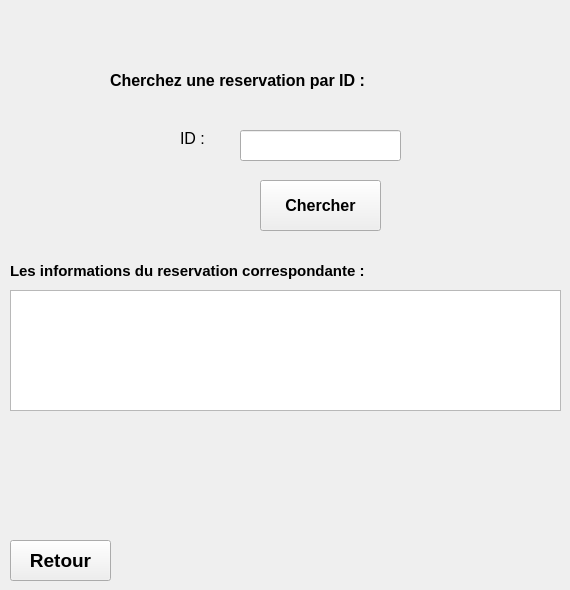
      <widget class="QWidget" name="page_10">
       <widget class="QLabel" name="label_48">
        <property name="geometry">
         <rect>
          <x>180</x>
          <y>130</y>
          <width>55</width>
          <height>16</height>
         </rect>
        </property>
        <property name="font">
         <font>
          <pointsize>12</pointsize>
         </font>
        </property>
        <property name="text">
         <string>ID :</string>
        </property>
       </widget>
       <widget class="QLabel" name="label_49">
        <property name="geometry">
         <rect>
          <x>110</x>
          <y>60</y>
          <width>371</width>
          <height>41</height>
         </rect>
        </property>
        <property name="font">
         <font>
          <pointsize>12</pointsize>
          <weight>75</weight>
          <bold>true</bold>
         </font>
        </property>
        <property name="text">
         <string>Cherchez une reservation par ID :</string>
        </property>
       </widget>
       <widget class="QTableView" name="tableView_5">
        <property name="geometry">
         <rect>
          <x>10</x>
          <y>290</y>
          <width>551</width>
          <height>121</height>
         </rect>
        </property>
       </widget>
       <widget class="QLineEdit" name="lineEdit_18">
        <property name="geometry">
         <rect>
          <x>240</x>
          <y>130</y>
          <width>161</width>
          <height>31</height>
         </rect>
        </property>
       </widget>
       <widget class="QPushButton" name="pushButton_23">
        <property name="geometry">
         <rect>
          <x>260</x>
          <y>180</y>
          <width>121</width>
          <height>51</height>
         </rect>
        </property>
        <property name="font">
         <font>
          <pointsize>12</pointsize>
          <weight>75</weight>
          <bold>true</bold>
         </font>
        </property>
        <property name="text">
         <string>Chercher</string>
        </property>
       </widget>
       <widget class="QLabel" name="label_50">
        <property name="geometry">
         <rect>
          <x>10</x>
          <y>250</y>
          <width>551</width>
          <height>41</height>
         </rect>
        </property>
        <property name="font">
         <font>
          <pointsize>11</pointsize>
          <weight>75</weight>
          <bold>true</bold>
         </font>
        </property>
        <property name="text">
         <string>Les informations du reservation correspondante :</string>
        </property>
       </widget>
       <widget class="QLabel" name="label_54">
        <property name="geometry">
         <rect>
          <x>150</x>
          <y>460</y>
          <width>311</width>
          <height>16</height>
         </rect>
        </property>
        <property name="font">
         <font>
          <pointsize>12</pointsize>
         </font>
        </property>
        <property name="text">
         <string/>
        </property>
       </widget>
       <widget class="QPushButton" name="pushButton_15">
        <property name="geometry">
         <rect>
          <x>10</x>
          <y>540</y>
          <width>101</width>
          <height>41</height>
         </rect>
        </property>
        <property name="font">
         <font>
          <pointsize>14</pointsize>
          <weight>75</weight>
          <bold>true</bold>
         </font>
        </property>
        <property name="text">
         <string>Retour</string>
        </property>
       </widget>
      </widget>
